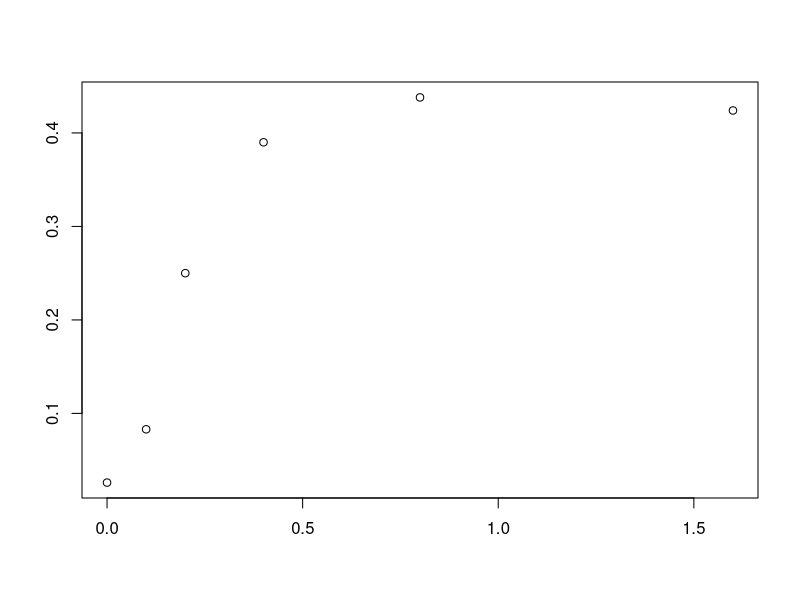
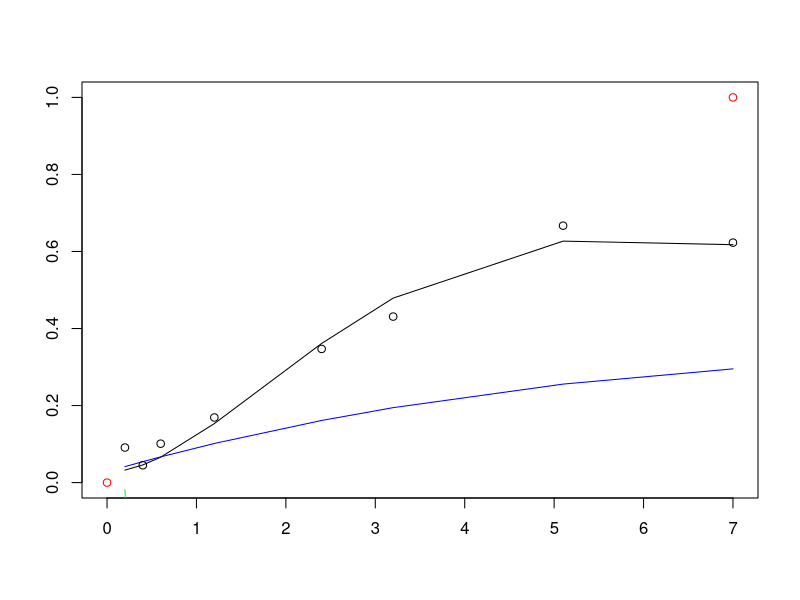

Here is the R script that generated these plots, in order:
#This is free, open-source software under GNU GPLv3. It comes with no warranty. It concerns radiogenic mouse HG tumorigenesis
#Written by Mark Ebert, Edward Huang, and Ray Sachs, summer 2017.
#Relevant references and their abbreviations in commenting this script are the following.
#".93Alp"=Alpen et al. "Tumorigenic potential of high-Z, high-LET charged-particle radiations." Rad Res 136:382-391.(1993)
#".94Alp"=Alpen et al. "Fluence-based relative biological effectiveness for charged particle carcinogenesis in mouse Harderian gland." Adv Space Res 14(10): 573-581. (1994).  
#"16Chang"=Chang et al. "Harderian Gland Tumorigenesis: Low-Dose and LET Response." Radiat Res 185(5): 449-460. (2016).  
#"16Srn"=1.	Siranart et al."Mixed Beam Murine Harderian Gland Tumorigenesis: Predicted Dose-Effect Relationships if neither Synergism nor Antagonism Occurs." Radiat Res 186(6): 577-591. (2016).  
#"17Cuc"=Cucinotta & Cacao. "Non-Targeted Effects Models Predict Significantly Higher Mars Mission Cancer Risk than Targeted Effects Models." Sci Rep 7(1): 1832. (2017).  PMC5431989

## NOTE FROM EDWARD ##
# To handle the error message: Error in nlsModel(formula, mf, start, wts) : 
#                              singular gradient matrix at initial parameter estimates
#                              Called from: nlsModel(formula, mf, start, wts)  
# 1. change algorithm argument in the nls() call
# 2. if changing algorithms fail, write out least-square function and call optim() on it
#    optim() brute forces a numerical approximation on it


rm(list=ls())
dfr=data.frame( #data used in 16Chang  
  Dose=c(0.2,0.4,0.6,1.2,2.4,3.2,5.1,7,0.05,0.1,0.15,0.2,0.4,0.8,1.6,0.05,0.1,0.2,0.4,0,0.1,0.2,0.4,0.8,1.6,0.4,0.8,1.6,3.2,0.05,0.1,0.2,0.4,0.8,0.1,0.2,0.4,0.8,0.1,0.2,0.4,0.04,0.08,0.16,0.32,0.033,0.066,0.13,0.26,0.52,.2, .4, .6),
  HG=c(0.091,0.045,0.101,0.169,0.347,0.431,0.667,0.623,0.156,0.215,0.232,0.307,0.325,0.554,0.649,0.123,0.145,0.207,0.31,0.026,0.083,0.25,0.39,0.438,0.424,0.093,0.195,0.302,0.292,0.109,0.054,0.066,0.128,0.286,0.183,0.167,0.396,0.536,0.192,0.234,0.317,0.092,0.131,0.124,0.297,0.082,0.088,0.146,0.236,0.371,.154,.132,.333),#HG prevalence as defined in 16Chang
  NWeight=c(520,2048,1145,584,313,232,293,221,1162,877,455,409,374,223,320,742,661,347,131,6081,1091,251,244,191,131,645,255,199,111,649,378,973,833,201,468,381,197,109,496,257,185,1902,1063,884,350,1767,1408,874,299,261,322,206,67),
  #nominal weight for weighted least squaresregression; see .93Alp. The Lanthanum entries were obtained by measuring the main graph in 17Cuc 
  #index=c(rep(1,8),rep(0,17), rep(1,4),  rep(0,24)),#index=0 for Z>3 ions, 1 otherwise. But now no longer needed.
  L=c(rep(1.6,8),rep(193,7),rep(250,4),rep(195,6),rep(0.4,4),rep(25,5),rep(464,4),rep(193,3),rep(70,4),rep(100,5),rep(953,3)), ##L=LET=LET_infinity=stopping power
  Z=c(rep(2,8),rep(26,17),rep(1,4),rep(10,5),rep(43,4),rep(26,3),rep(14,4),rep(22,5),rep(57,3)),#proton #, e.g. 2 for 2He4
  Zeff=c(rep("TBD",53)),# effective ion charge according to the formula of W.H Barkas. Zeff <= Z. Calculated below
  beta=c(rep("TBD",53)),# ion speed, relative to speed of light, calculated below
  MeVperu=c(rep(228,8),rep(600,7),rep(300,4),rep(600,6),rep(250,4),rep(670,5),rep(600,4),rep(600,3),rep(260,4),rep(1000,5),rep(593,3)),#Kinetic energy in MeV, divided by atomic mass, e.g. divided by 4u=4x931.5 MeV/c^2 for 2He4
  Katz=c(rep("TBD",53)),#for fully ionized nuclei, Katz's Z^2/beta^2, Calculated below. It is part of the Bethe Barkas Bloch equation for stopping power. Our calculations don't use Katz, but various similar calculations do.
  ion=c(rep("He4",8),rep("Fe56",17),rep("p",4),rep("Ne20",5),rep("Nb93",4),rep("Fe56",3),rep("Si28",4),rep("Ti48",5),rep("La139",3)),
  comments=c(".93AlpLooksOK",rep("",7),".93AlplooksOK",rep('',11),".93Alp.no.iso", "not in 17Cuc (or 16Chang?)",rep("",3),"16Chang all OK?",rep('',24),".94Alp","From graphs",'e.g. in 17Cuc')) 
Y=0.001*dfr[,"MeVperu"]# convert to GeV/u for convenience in a calculation
dfr[,"Katz"]=round((dfr[,"Z"])^2*(2.57*Y^2+4.781*Y+2.233)/(2.57*Y^2+4.781*Y),2)#special relativistic calculation of Z^2/beta^2. The numerics include conversion from GeV to joules and from u to kg.
dfr[,"beta"]=round(dfr[,"Z"]*sqrt(1/dfr[,"Katz"]),3)#i.e. Z*sqrt(beta^2/Z^2)
dfr[,"Zeff"]=round(dfr[,"Z"]*(1-exp(-125*dfr[,"Z"]^(-2.0/3))),2)#Barkas formula for Zeff; for us Zeff is almost Z

### Data for HG induced by photons from Cs-137 or Co-60 beta decay; from 16Chang
ddd=data.frame(
  Dose=c(0, 0.4, 0.8, 1.6, 3.2, 7, 0, .4, .8, .12, 1.6),
  HG=c(.026, .048, .093, .137, .322, .462, .0497, .054, .067, .128, .202),
  NWeight=c(6081.2, 4989.5, 1896.8, 981.1, 522.2, 205.2, 7474.1, 2877.6, 1423.7, 689.9, 514.9),
  Nucleus=c(rep("Cobalt-60", 6), rep("Cesium-137", 5)),
  Comments=c(rep("TBD", 11))
)
LL=ddd[,"Dose"]
HG=ddd[,"HG"]
WT=ddd[,"NWeight"]
QQ=LL^2
LQ=lm(HG~LL+QQ)#,weights=WT)
summary(LQ, correlation=T)

### temporary chunk to enable visual tests of dfr
aa=20;bb=25# checking dfr for individual ions against graphs in .93Alp, 16Chang, and the new paper 17Cuc
plot(dfr[aa:bb,"Dose"],dfr[aa:bb,"HG"], ann='F') #example for checking dfr
####
dfra=dfr[c(1:19,26:53),] ##removes the zero dose case and the no isograft data
############  HERE OUR NEW HZE MODEL; works well. Uses 3 adjustable parameters  ################ 
dfrHZE=subset(dfra,Z>3) #look only at HZE not at much lower LET ions. #In next line phi controls how fast NTE build up from zero; not really needed during calibration since 150*phi*Dose/L>>1 at every observed Dose !=0. phi needed for later synergy calculations
phi=3e3 # Even larger phi should give the same final results, but might cause extra problems with R.
HZEm=nls(HG~.0275+(1-exp(-0.01*(aa1*L*Dose*exp(-aa2*L)+(1-exp(-150*phi*Dose/L))*kk1))),data=dfrHZE, weights=NWeight, trace=TRUE, start=list(aa1=.9,aa2=.01, kk1=0.048))#calibrating parameters; 
summary(HZEm,correlation=T)#; vcov(HZEm)# parameter values & accuracy; variance-covariance matrix
HZEc=coef(HZEm)#calibrated central values of the 3 parameters.  Next is the IDER, =0 at dose 0
HZEC=function(Dose,L) 1-exp(-0.01*(HZEc[1]*L*Dose*exp(-HZEc[2]*L)+(1-exp(-150*phi*Dose/L))*HZEc[3]))#Calibrated IDER


##sig0 guess tweaked a little
#if sig0 set to 66.69 (probable value based on cucinotta), I get error message
# :step factor 0.000488281 reduced below 'minFactor' of 0.000976562
# this may have some mistakes
#also removed factor of (1-exp(-N_Bys)) from the NTE term to simplify it 
cucIDERm=nls(HG~1-exp(-((.0268+
                        (6.24*Dose*sig0*((1-exp(-Katz/Kappa))^3)/L)
                      +(.0929*Dose-.0045*Dose*Dose)*(1-(1-exp(-Katz/Kappa))^3)
                       +n0*L*exp(-1*n1*L))
                      *(1-(1-exp(-1/(1-(1-exp(-Katz/KappaS))^3)))^3)*exp(-sig0s*((1-exp(-Katz/KappaS))^3)*6.24*Dose/L))),
             data=dfra, weights=NWeight,trace=TRUE, 
             start=c(sig0=100, n0=0.00048, n1=0.00281, sig0s=16.44, KappaS=598, Kappa=750))
summary(cucIDERm, correlation = T);
keek=coef(cucIDERm)
ayy=function(Dose, Katz, L) 1-exp(-((.0268+(6.24*Dose*keek[1]*((1-exp(-Katz/keek[6]))^3)/L)
   +(.0929*Dose-.0045*Dose*Dose)*(1-(1-exp(-Katz/keek[6]))^3)
   +keek[2]*L*exp(-1*keek[3]*L))
  *(1-(1-exp(-1/(1-(1-exp(-Katz/keek[5]))^3)))^3)*exp(-keek[4]*((1-exp(-Katz/keek[5]))^3)*6.24*Dose/L)))

ayy1=function(Dose, Katz, L) 1-exp(-((.0268+(6.24*Dose*66.69*((1-exp(-Katz/750))^3)/L)
                                     +(.0929*Dose-.0045*Dose*Dose)*(1-(1-exp(-Katz/750))^3)
                                     +.00048*L*exp(-1*.00281*L)*(1-exp(6.24*Dose*24/L)))
                                    *(1-(1-exp(-1/(1-(1-exp(-Katz/598))^3)))^3)*exp(-16.44*((1-exp(-Katz/598))^3)*6.24*Dose/L)))
###########Looks good up to here; next need Z<3 model. Have good one; still looking if there is a better one
dfrL=subset(dfra,Z<=3)#for Light ions
L.m=nls(HG~.0275+bet*Dose^2*exp(-lam*Dose),data=dfrL,weights=NWeight,start=list(bet=5,lam=.2))
summary(L.m)
L.c=coef(L.m)#calibrated central values of the 2 parameters
L.C=function(Dose,L) L.c[1]*Dose^2*exp(-L.c[2]*Dose)

# HHs=function(Dose,L,index){                 #Calculate slopes fpr later use in calculating I(d)
#   0.01*((1-index)*cc[1]*L*exp(-cc[2]*L)+index*cc[3]*(2*Dose-cc[4]*Dose^2)*exp(-cc[4]*Dose)+
#           exp(-150*phi*Dose/L)*(1-index)*cc[5]*150*phi/L)
#   }
# #Next is just a check that the derivative behaves the way it should.
# L=1.400;index=1; Dose=0.01*1:1000# or, e.g. L=100; index=0; Dose=0.01*1:300 for a heavy ion
# L=100; index=0; Dose=0.01*1:300
# HHv=HH(Dose,L,index)
# HHv2=c(0,HHv[1:(length(Dose)-1)])
# DDer=(HHv-HHv2)
# DDera=HHs(Dose-.005,L,index)
# tail(DDer); tail(DDera)
# ###### end derivative check. Seems to be fine; we can take this whole bit out pretty soon. The next bit is from Dae.

#We will adapt his use of ode() and uniroot() to our model and our data but all the rest of from Dae is irrelevant to us.
# MIXIDER_function = function(r, L, Z.beta, d = seq(0, 0.2, by = 0.001), eta0 = 1.300771e-04, eta1 = 3.164156e-03, sig0 = 2.481817e+00, kap = 2.565276e+02) {
#   dE=function(yini,State,Pars){
#     eta0 = eta0; eta1 = eta1; sig0 = sig0; kap = kap
#     with(as.list(c(State, Pars)), {
#       P = vector(length = length(L))
#       sig = vector(length = length(L))
#       etaa = vector(length = length(L))
#       u = vector(length = length(L))
#       for (i in 1:length(L)) {
#         P[i] = (1-exp(-Z.beta[i]/kap))^2
#         sig[i] = sig0*P[i] + 0.041/6.24*L[i]*P[i]
#         etaa[i] = eta0*L[i]*exp(-eta1*L[i])
#         u[i] = uniroot(function(d) sig[i]*6.24*d/L[i]*(1-exp(-1024*d/L[i])) + etaa[i]*(1-exp(-10^5*d)) - I, lower = 0, upper = 10, tol = 10^-10)$root
#       }
#       dI = vector(length = length(L))
#       for (i in 1:length(L)) {
#         dI[i] = r[i]*(sig[i]*6.24/L[i]*exp(-1024*u[i]/L[i])*(exp(1024*u[i]/L[i]) + 1024*u[i]/L[i] - 1) + etaa[i]*10^5*exp(-10^5*u[i]))
#       }
#       dI = sum(dI)
#       return(list(c(dI)))
#     })
#   }
#   pars = NULL; yini = c(I= 0); d = d
#   out = ode(yini,times = d, dE, pars, method = "radau")
#   return(out)
#}##### End from Dae 
#######Next: visual checks to see if our calibration is consistent with 16Chang, .93Alp, .94Alp and 17Cuc
## Put various values in our calibrated model to check with numbers and graphs in these references
L=1.6; Dose=dfrL[1:8,"Dose"];HGe=dfrL[1:8,"HG"]#He in .93Alp. HGe=experimental HG.
#L=.4; Dose=dfrL[9:12,"Dose"];HGe=dfrL[9:12,"HG"]#same for protons. 
#L=193;Dose=dfrHZE[1:7,"Dose"]; HGe=dfr[1:7,"HG"] #same for Fe
Katz=dfrL[1:8,"Katz"]
plot(c(0,7),c(0,1),col='red', ann='F')
lines(Dose,L.C(Dose,L)+.0275)
lines(Dose, ayy1(Dose,L, Katz), col='green')
lines(Dose, ayy(Dose, L, Katz), col='blue')#I may have made an error, as this estimation by cucinotta seems like a major underestimation.
points(Dose,HGe)#looks great for Helium, OK for protons; very good for iron. Mark: run some checks like these

#Call:
# lm(formula = HG ~ LL + QQ)
# 
# Residuals:
#   Min       1Q   Median       3Q      Max 
# -0.04129 -0.02227 -0.01082  0.02043  0.08009 
# 
# Coefficients:
#   Estimate Std. Error t value Pr(>|t|)   
# (Intercept)  0.036825   0.019012   1.937  0.08877 . 
# LL           0.092911   0.021702   4.281  0.00268 **
#   QQ          -0.004479   0.003085  -1.452  0.18462   
# ---
#   Signif. codes:  0 ‘***’ 0.001 ‘**’ 0.01 ‘*’ 0.05 ‘.’ 0.1 ‘ ’ 1
# 
# Residual standard error: 0.04026 on 8 degrees of freedom
# Multiple R-squared:  0.9299,	Adjusted R-squared:  0.9124 
# F-statistic:  53.1 on 2 and 8 DF,  p-value: 2.408e-05
# 
# Correlation of Coefficients:
#   (Intercept) LL   
# LL -0.72            
# QQ  0.61       -0.96
